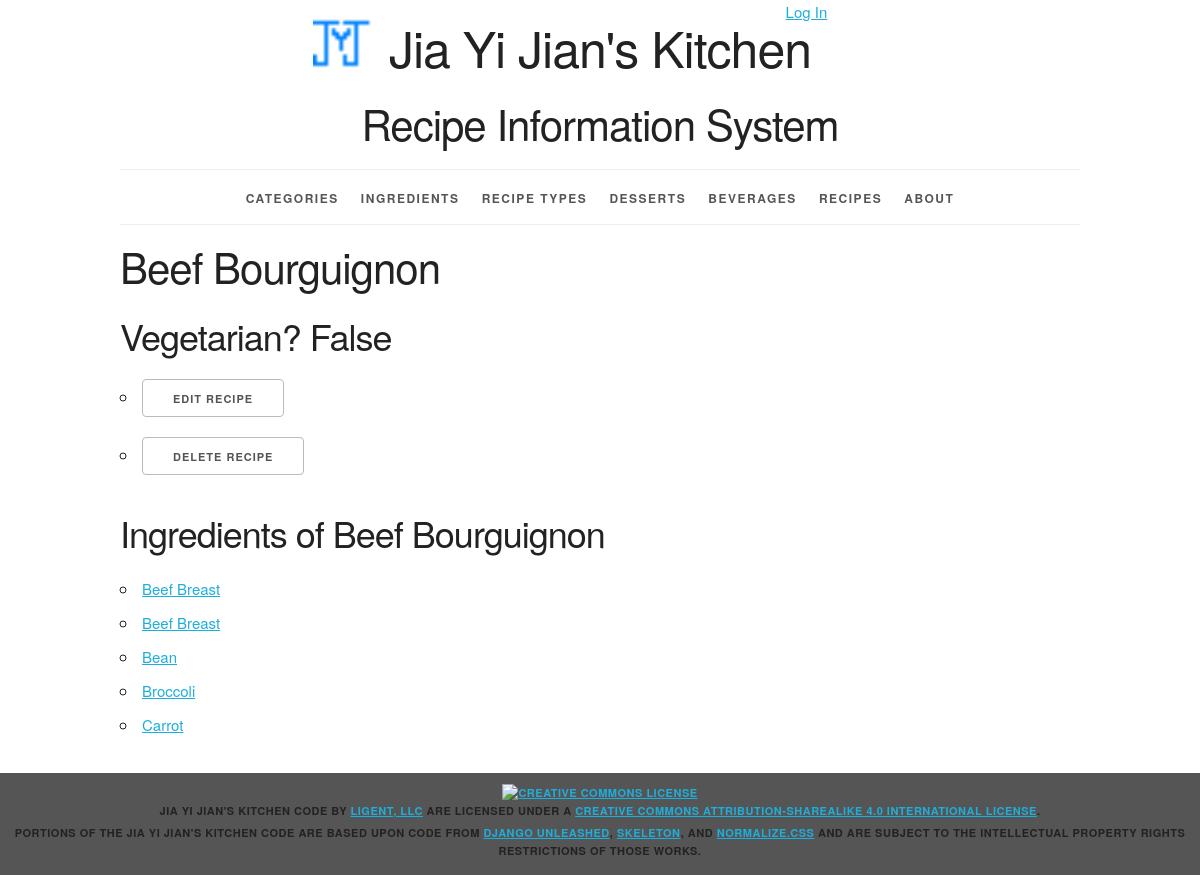
/recipes/25/, run on the app's committed database.
### recipeinfo/models.py (models this page shows, shortened)
class Recipe(models.Model):
    recipe_id = models.AutoField(primary_key=True)
    recipe_name = models.CharField(max_length=45)
    recipe_type = models.ForeignKey(Recipe_Type, related_name='recipes', on_delete=models.PROTECT)
    beverage = models.ForeignKey(Beverage, related_name='recipes', on_delete=models.PROTECT)
    dessert = models.ForeignKey(Dessert, related_name='recipes', on_delete=models.PROTECT, null=True)
    def __str__(self):
        return '%s' % (self.recipe_name)
    def get_update_url(self):
        return reverse('recipeinfo_recipe_update_urlpattern', kwargs={'pk': self.pk})
    def get_delete_url(self):
        return reverse('recipeinfo_recipe_delete_urlpattern',kwargs={'pk': self.pk})
    class Meta:
        ordering = ['recipe_name']
        unique_together = (('recipe_type', 'recipe_name'))

class Recipe_Ingredient(models.Model):
    recipe_ingredient_id = models.AutoField(primary_key=True)
    ingredient = models.ForeignKey(Ingredient, related_name='recipe_ingredients', on_delete=models.PROTECT)
    recipe = models.ForeignKey(Recipe, related_name='recipe_ingredients', on_delete=models.PROTECT)

class Ingredient(models.Model):
    ingredient_id = models.AutoField(primary_key=True)
    ingredient_name = models.CharField(max_length=45, unique=True)
    is_vegetarian = models.IntegerField()
    category = models.ForeignKey(Category, related_name='ingredients', on_delete=models.PROTECT)
    def __str__(self):
        return '%s' % ((self.ingredient_name))
    def get_absolute_url(self):
        return reverse('recipeinfo_ingredient_detail_urlpattern', kwargs={'pk': self.pk})
    class Meta:
        ordering = ['ingredient_name']

### recipeinfo/views.py (the view)
class RecipeDetail(View):
    def get(self, request, pk):
        recipe = get_object_or_404(Recipe, pk=pk)
        recipe_ingredient_list = recipe.recipe_ingredients.all()
        is_vegetarian = True
        for ri in recipe_ingredient_list:
            if ri.ingredient.is_vegetarian == False:
                is_vegetarian = False
        return render(
            request,
            'recipeinfo/recipe_detail.html',
            {'recipe': recipe, 'recipe_ingredient_list': recipe_ingredient_list, 'is_vegetarian': is_vegetarian}
        )

### recipeinfo/templates/recipeinfo/recipe_detail.html (shortened to what this page needs)
{% extends 'recipeinfo/base.html' %}
{% block content %}
<h2>{{ recipe }}</h2>
    <h3>Vegetarian? {{ is_vegetarian }} </h3>
    <ul>
    <li><a href="{{ recipe.get_update_url }}"
    class="button">Edit Recipe</a> </li>
    <li><a href="{{ recipe.get_delete_url }}"
    class="button">Delete Recipe</a></li>
    </ul>
<section>
    <h3>Ingredients of {{ recipe }}</h3>
    <ul>
        {% for ri in recipe_ingredient_list %}
        <li>
            <a href="{{ ri.ingredient.get_absolute_url }}">{{ ri.ingredient }}</a>
        </li>
        {% empty %}
        <li><em>There are currently no ingredients for this recipe.</em></li>
        {% endfor %}
    </ul>
</section>
{% endblock %}

### recipeinfo/static/recipeinfo/skeleton.css (style rules this page uses)
html { font-size: 62.5%; }
body { font-size: 1.5em; line-height: 1.6; font-weight: 400; font-family: "Raleway", "HelveticaNeue", "Helvetica Neue", Helvetica, Arial, sans-serif; color: #222; }
h1, h2, h3, h4, h5, h6 { margin-top: 0; margin-bottom: 2rem; font-weight: 300; }
h2 { font-size: 3.6rem; line-height: 1.25; letter-spacing: -.1rem; }
h3 { font-size: 3.0rem; line-height: 1.3; letter-spacing: -.1rem; }
@media (min-width: 550px) { h2 { font-size: 4.2rem; } }
@media (min-width: 550px) { h3 { font-size: 3.6rem; } }
a { color: #1EAEDB; }
.button, button, input[type="submit"], input[type="reset"], input[type="button"] { display: inline-block; height: 38px; padding: 0 30px; color: #555; text-align: center; font-size: 11px; font-weight: 600; line-height: 38px; letter-spacing: .1rem; text-transform: uppercase; text-decoration: none; white-space: nowrap; background-color: transparent; border-radius: 4px; border: 1px solid #bbb; cursor: pointer; box-sizing: border-box; }
ul { list-style: circle inside; }
ol, ul { padding-left: 0; margin-top: 0; }
li { margin-bottom: 1rem; }
button, .button { margin-bottom: 1rem; }
pre, blockquote, dl, figure, table, p, ul, ol, form { margin-bottom: 2.5rem; }

### recipeinfo/static/recipeinfo/style.css (style rules this page uses)
html { height: 100%; background-color: #555; }
body { background-color: white; }

### data on the page
Recipe: recipe_name "Beef Bourguignon"
Recipe_Ingredient: ingredient "Beef Breast"
Recipe_Ingredient: ingredient "Beef Breast"
Recipe_Ingredient: ingredient "Bean"
Recipe_Ingredient: ingredient "Broccoli"
Recipe_Ingredient: ingredient "Carrot"

### other printed values
{{ is_vegetarian }} "False"
